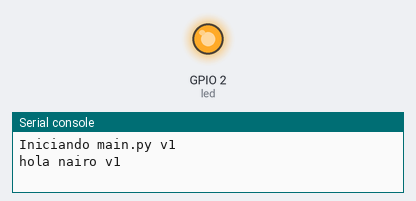
This program was run on a simulated ESP32 board running MicroPython. On the bench: output pins drawn as LEDs (lit = HIGH), the last lines printed to the serial console.

Above: at 1.5 s.
At 4.5 s:
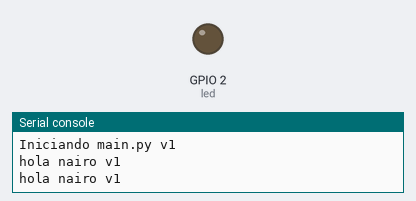
Timing chart, 0 to 7.8 s (numbered marks = the images above):
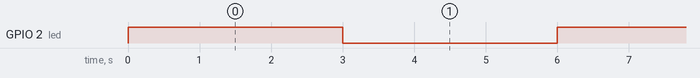

Measured:
- by itself, GPIO 2 (led): alternates HIGH for 3.0 s and LOW for 3.0 s

The program:

main_v1.py
```python
# main_v1.py
import time
from machine import Pin

led = Pin(2, Pin.OUT)  # GPIO2

print("Iniciando main.py v1")

while True:
    print("hola nairo v1")
    led.value(1)
    time.sleep(3)
    print("hola nairo v1")
    led.value(0)
    time.sleep(3)
```
